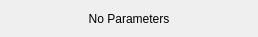
<?xml version="1.0" encoding="UTF-8"?>
<ui version="4.0">
 <class>QGCMissionNavReturnToLaunch</class>
 <widget class="QWidget" name="QGCMissionNavReturnToLaunch">
  <property name="geometry">
   <rect>
    <x>0</x>
    <y>0</y>
    <width>258</width>
    <height>37</height>
   </rect>
  </property>
  <property name="sizePolicy">
   <sizepolicy hsizetype="Preferred" vsizetype="Preferred">
    <horstretch>0</horstretch>
    <verstretch>0</verstretch>
   </sizepolicy>
  </property>
  <property name="minimumSize">
   <size>
    <width>0</width>
    <height>0</height>
   </size>
  </property>
  <property name="windowTitle">
   <string>Form</string>
  </property>
  <property name="styleSheet">
   <string notr="true"/>
  </property>
  <layout class="QHBoxLayout" name="horizontalLayout">
   <property name="spacing">
    <number>5</number>
   </property>
   <property name="margin">
    <number>0</number>
   </property>
   <item>
    <widget class="QLabel" name="noParamLabel">
     <property name="text">
      <string>No Parameters</string>
     </property>
     <property name="alignment">
      <set>Qt::AlignCenter</set>
     </property>
    </widget>
   </item>
  </layout>
 </widget>
 <resources/>
 <connections/>
</ui>
